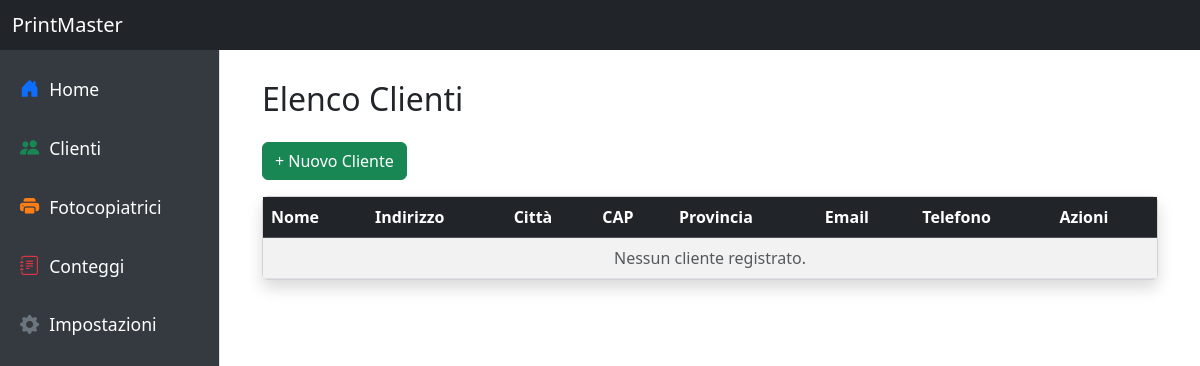
Page /clienti/ on the earlier database version.
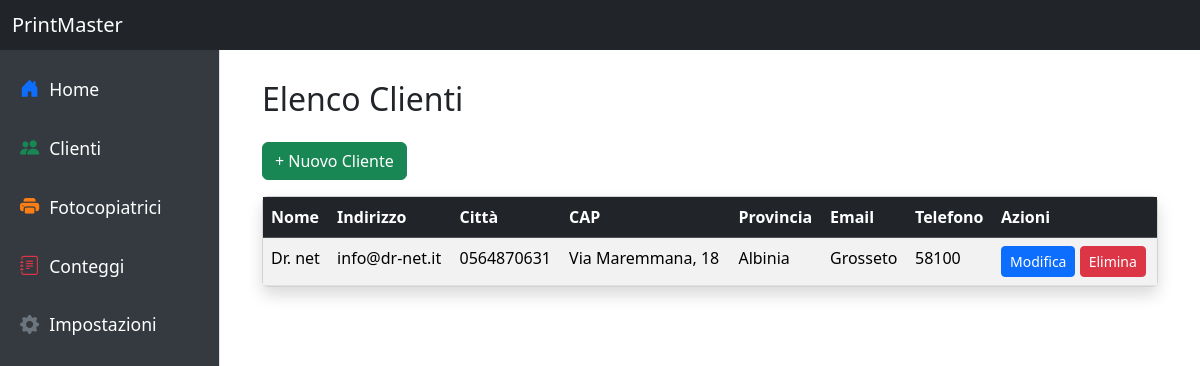
Same page on the later database version.
### tables this page shows
CREATE TABLE clienti (
    id INTEGER PRIMARY KEY AUTOINCREMENT,
    nome TEXT NOT NULL UNIQUE,
    email TEXT,
    telefono TEXT,
    indirizzo TEXT,
    citta TEXT,
    provincia TEXT,
    cap TEXT
);

### modules/clienti.py (the view)
@clienti_bp.route('/', methods=['GET'])
def clienti_home():
    conn = sqlite3.connect(DB_PATH)
    cursor = conn.cursor()
    cursor.execute('SELECT * FROM clienti')
    clienti = cursor.fetchall()
    conn.close()
    return render_template('clienti.html', clienti=clienti)

### templates/clienti.html
{% extends 'base.html' %}
{% block content %}
<div class="container-fluid">
    <h2 class="mb-4">Elenco Clienti</h2>
    <div class="mb-3">
        <a href="{{ url_for('clienti.add_cliente') }}" class="btn btn-success">+ Nuovo Cliente</a>
    </div>
    <div class="card shadow">
        <div class="card-body p-0">
            <div class="table-responsive">
                <table class="table table-striped table-hover mb-0">
                    <thead class="table-dark">
                        <tr>
                            <th>Nome</th>
                            <th>Indirizzo</th>
                            <th>Città</th>
                            <th>CAP</th>
                            <th>Provincia</th>
                            <th>Email</th>
                            <th>Telefono</th>
                            <th>Azioni</th>
                        </tr>
                    </thead>
                    <tbody>
                        {% for cliente in clienti %}
                        <tr>
                            <td>{{ cliente[1] }}</td>
                            <td>{{ cliente[2] }}</td>
                            <td>{{ cliente[3] }}</td>
                            <td>{{ cliente[4] }}</td>
                            <td>{{ cliente[5] }}</td>
                            <td>{{ cliente[6] }}</td>
                            <td>{{ cliente[7] }}</td>
                            <td>
                                <a href="{{ url_for('clienti.edit_cliente', id=cliente[0]) }}" class="btn btn-sm btn-primary">Modifica</a>
                                <a href="{{ url_for('clienti.delete_cliente', id=cliente[0]) }}" class="btn btn-sm btn-danger">Elimina</a>
                            </td>
                        </tr>
                        {% else %}
                        <tr>
                            <td colspan="8" class="text-center text-muted">Nessun cliente registrato.</td>
                        </tr>
                        {% endfor %}
                    </tbody>
                </table>
            </div>
        </div>
    </div>
</div>
{% endblock %}

Differences in the rows shown:
added clienti: nome "Dr. net", email "info@dr-net.it", telefono "0564870631", indirizzo "Via Maremmana, 18", citta "Albinia", provincia "Grosseto", cap "58100"
Other differences:
text no longer shown: "Nessun cliente registrato."
